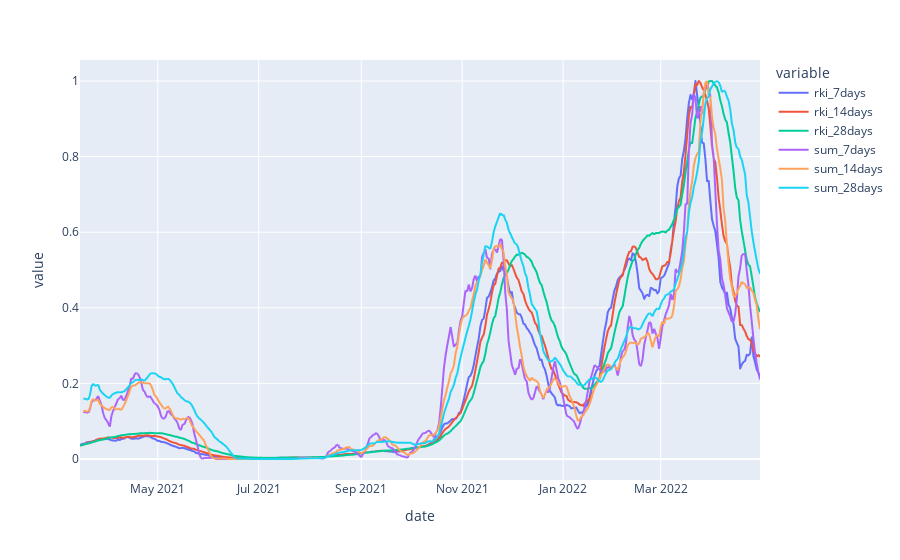

The code cell stored with this chart in its notebook:
### Code cell
import pandas as pd
import numpy as np
from matplotlib import pyplot as plt
from sklearn.linear_model import LinearRegression
from plotly import express as px
import matplotlib as mpl
mpl.rcParams['figure.figsize'] = [15.0, 6.0]

abw = pd.read_csv(
    "~/user/Downloads/20220522_145619.csv", parse_dates=True
).rename(columns={"Abwasser Täglich": "daily", "__timestamp": "date"}).set_index("date").filter(("daily",)).loc["2021-03-15":]
abw.index = pd.to_datetime(abw.index)
abw.index = abw.index.strftime("%Y-%m-%d")

wet = pd.read_csv("Wetter_Dresden_seit2021.csv").set_index("date").filter(("prcp",))

# rki
rki = pd.read_csv("Dresden_RKI_data.csv").set_index("Refdatum")
rki.rename(columns={"rki_7tage": "rki_7days", "rki_14tage": "rki_14days", "rki_28tage": "rki_28days"}, inplace=True)

# join
df = abw.join(rki).join(wet)
df = df.dropna()
df.index = pd.to_datetime(df.index)
df = df.asfreq("D")

# handle precipitation
df[f"daily"] = df.loc[df.prcp < 5, f"daily"]
# df["daily"] = df["daily"].interpolate("time", axis=0)
df = df.interpolate("time", axis=0)
df["sum_7days"] = df["daily"].rolling(7, min_periods=1, closed="left").mean() * 7
df["sum_14days"] = df["daily"].rolling(14, min_periods=1, closed="left").mean() * 7
df["sum_28days"] = df["daily"].rolling(28, min_periods=1, closed="left").mean() * 7
df.drop(columns=["daily", "prcp"], inplace=True)

# truncate
df = df.loc[:"2022-04-30"]

# plot
style = {f"rki_{k}days": c + "--" for c, k in zip(("r", "g", "k"), (7, 14, 28))}
style.update({f"sum_{k}days": c + "-" for c, k in zip(("r", "g", "k"), (7, 14, 28))})
# style.update({k: "r" for k in ("sum_7days", "sum_14days", "sum_28days", "daily")})
# df.plot(secondary_y=("sum_7days", "sum_14days", "sum_28days"), style=style)
# plt.tight_layout()
# plt.savefig("verlauf.png")
# plt.show()

# px.line(df)
px.line(df/df.max())
# px.line(df, log_y=True)
# variants

### Figure 1 — Plotly figure (JSON) as saved in the notebook; plotly's stock layout.template omitted (floating-point values rounded to 4 significant figures; data arrays with more than 128 entries replaced by an {"elided": "..."} marker saying what was removed)
{"data": [{"hovertemplate": "variable=rki_7days<br>date=%{x}<br>value=%{y}<extra></extra>", "legendgroup": "rki_7days", "line": {"color": "#636efa", "dash": "solid"}, "marker": {"symbol": "circle"}, "mode": "lines", "name": "rki_7days", "showlegend": true, "type": "scattergl", "x": {"elided": "412 str values"}, "xaxis": "x", "y": {"elided": "412 float values"}, "yaxis": "y"}, {"hovertemplate": "variable=rki_14days<br>date=%{x}<br>value=%{y}<extra></extra>", "legendgroup": "rki_14days", "line": {"color": "#EF553B", "dash": "solid"}, "marker": {"symbol": "circle"}, "mode": "lines", "name": "rki_14days", "showlegend": true, "type": "scattergl", "x": {"elided": "412 str values"}, "xaxis": "x", "y": {"elided": "412 float values"}, "yaxis": "y"}, {"hovertemplate": "variable=rki_28days<br>date=%{x}<br>value=%{y}<extra></extra>", "legendgroup": "rki_28days", "line": {"color": "#00cc96", "dash": "solid"}, "marker": {"symbol": "circle"}, "mode": "lines", "name": "rki_28days", "showlegend": true, "type": "scattergl", "x": {"elided": "412 str values"}, "xaxis": "x", "y": {"elided": "412 float values"}, "yaxis": "y"}, {"hovertemplate": "variable=sum_7days<br>date=%{x}<br>value=%{y}<extra></extra>", "legendgroup": "sum_7days", "line": {"color": "#ab63fa", "dash": "solid"}, "marker": {"symbol": "circle"}, "mode": "lines", "name": "sum_7days", "showlegend": true, "type": "scattergl", "x": {"elided": "412 str values"}, "xaxis": "x", "y": {"elided": "412 float values"}, "yaxis": "y"}, {"hovertemplate": "variable=sum_14days<br>date=%{x}<br>value=%{y}<extra></extra>", "legendgroup": "sum_14days", "line": {"color": "#FFA15A", "dash": "solid"}, "marker": {"symbol": "circle"}, "mode": "lines", "name": "sum_14days", "showlegend": true, "type": "scattergl", "x": {"elided": "412 str values"}, "xaxis": "x", "y": {"elided": "412 float values"}, "yaxis": "y"}, {"hovertemplate": "variable=sum_28days<br>date=%{x}<br>value=%{y}<extra></extra>", "legendgroup": "sum_28days", "line": {"color": "#19d3f3", "dash": "solid"}, "marker": {"symbol": "circle"}, "mode": "lines", "name": "sum_28days", "showlegend": true, "type": "scattergl", "x": {"elided": "412 str values"}, "xaxis": "x", "y": {"elided": "412 float values"}, "yaxis": "y"}], "layout": {"legend": {"title": {"text": "variable"}, "tracegroupgap": 0}, "margin": {"t": 60}, "xaxis": {"anchor": "y", "domain": [0, 1], "title": {"text": "date"}}, "yaxis": {"anchor": "x", "domain": [0, 1], "title": {"text": "value"}}}}
